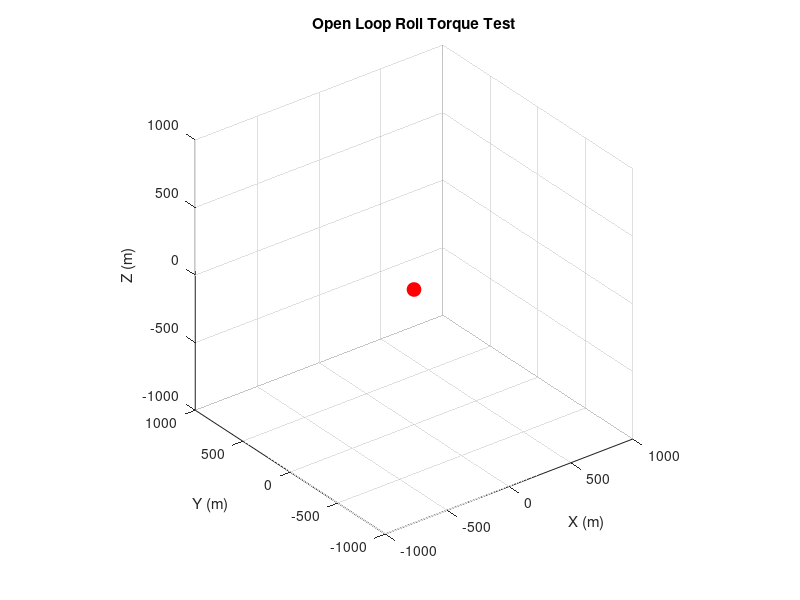

Write the MATLAB code that produced this figure. (Note: this script raises an error after producing the figure.)
clc;
clear;
close all;

%% ================= PARAMETERS =================
params.mass   = 0.1;
params.length = 0.25;
params.kThr   = 1.8e-6;
params.KTor   = 2.5e-7;
params.im     = diag([0.02 0.02 0.04]);

dt = 0.001;        % 1 kHz physics

%% ================= INITIAL STATE =================
prevState.pos    = [0;0;0];
prevState.vel    = [0;0;0];
prevState.omegas = [0;0;0];
prevState.q      = [1;0;0;0];

%% ================= FIGURE =================
figure('Color','w');
hold on;
grid on;
view(3);

axis equal;
daspect([1 1 1]);

axis_lim = 1000;
xlim([-axis_lim axis_lim]);
ylim([-axis_lim axis_lim]);
zlim([-axis_lim axis_lim]);

xlabel('X (m)');
ylabel('Y (m)');
zlabel('Z (m)');
title('Open Loop Roll Torque Test');

traj   = plot3(0,0,0,'b','LineWidth',2);
marker = plot3(0,0,0,'ro','MarkerFaceColor','r','MarkerSize',10);

pos_log = [];
t = 0;
k = 0;

%% ================= MAIN LOOP =================
while true
    
    k = k + 1;
    
    % ===== Constant Roll Torque =====
    motor_speeds = [
        4000;   % Motor 1
        6000;   % Motor 2
        4000;   % Motor 3
        6000    % Motor 4
    ];
    
    currentDroneState = physics_engine(motor_speeds, prevState, params);
    prevState = currentDroneState;
    
    % Convert NED → Up
    pos_plot = currentDroneState.pos(:);
    pos_plot(3) = -pos_plot(3);
    
    pos_log = [pos_log pos_plot];
    
    % 500 Hz visualization
    if mod(k,2) == 0
        set(traj,'XData',pos_log(1,:), ...
                 'YData',pos_log(2,:), ...
                 'ZData',pos_log(3,:));
             
        set(marker,'XData',pos_plot(1), ...
                   'YData',pos_plot(2), ...
                   'ZData',pos_plot(3));
        
        drawnow;
    end
    
    pause(dt);
    t = t + dt;

    if mod(k,100) == 0   % Print at 100 Hz (1 kHz / 10)
        % ================= PRINT STATES =================
    fprintf('\nTime: %.4f s\n', t);
    
    fprintf('Position (m):      X = %+8.4f   Y = %+8.4f   Z = %+8.4f\n', ...
        currentDroneState.pos(1), ...
        currentDroneState.pos(2), ...
        currentDroneState.pos(3));
    
    fprintf('Velocity (m/s):    VX = %+8.4f  VY = %+8.4f  VZ = %+8.4f\n', ...
        currentDroneState.vel(1), ...
        currentDroneState.vel(2), ...
        currentDroneState.vel(3));
    
    fprintf('Angular Rates (rad/s):  p = %+8.4f  q = %+8.4f  r = %+8.4f\n', ...
        currentDroneState.omegas(1), ...
        currentDroneState.omegas(2), ...
        currentDroneState.omegas(3));
    
    fprintf('Quaternion:        w = %+8.4f  x = %+8.4f  y = %+8.4f  z = %+8.4f\n', ...
        currentDroneState.q(1), ...
        currentDroneState.q(2), ...
        currentDroneState.q(3), ...
        currentDroneState.q(4));
    end
end
